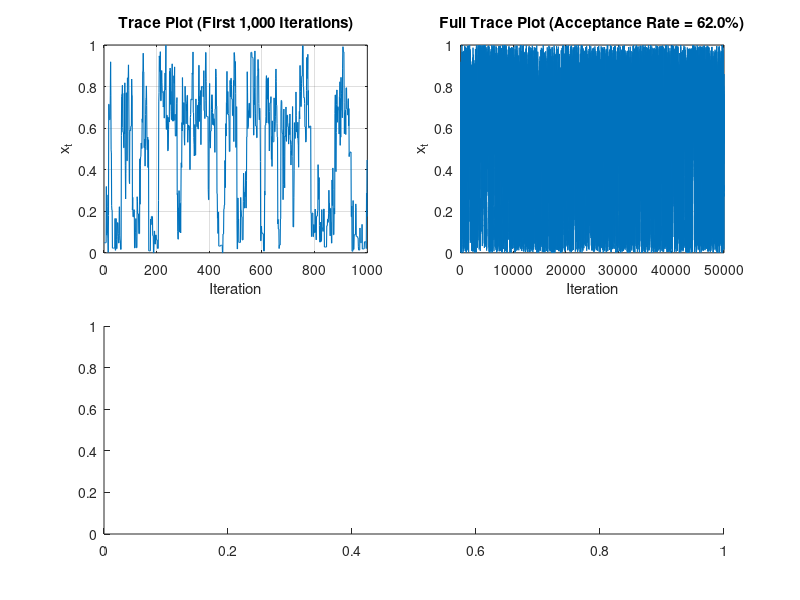

The MATLAB script that drew this image: (Note: this script raises an error after producing the figure.)
%% Metropolis-Hastings Sampling on [0, 1]
% Target: p(x) proportional to exp(-5*(x - 0.5)^2) * cos(3*pi*x) + 1 on [0, 1]

clear; clc; close all;
rng(42); % For reproducibility

%% 1. Define Unnormalized Target Density and Normalizing Constant
p_tilde = @(x) (x >= 0 & x <= 1) .* (exp(-5 * (x - 0.5).^2) .* cos(3 * pi * x) + 1);

% Compute normalizing constant Z via numerical integration (for plotting true density)
Z = integral(p_tilde, 0, 1);
p_true = @(x) p_tilde(x) / Z;

%% 2. Run Metropolis-Hastings Sampler
N = 50000;          % Total number of iterations
burn_in = 5000;     % Burn-in samples to discard
sigma = 0.2;        % Proposal standard deviation (Gaussian random walk)
x0 = 0.05;          % Initial state near boundary to observe burn-in/exploration

samples = zeros(N, 1);
samples(1) = x0;
accepted = 0;

for t = 1:(N - 1)
    x_curr = samples(t);
    
    % Symmetric Gaussian proposal: x* ~ N(x_curr, sigma^2)
    x_prop = x_curr + sigma * randn();
    
    % Acceptance ratio (symmetric proposal cancels q terms; out-of-bounds has p_tilde = 0)
    if x_prop >= 0 && x_prop <= 1
        alpha = min(1, p_tilde(x_prop) / p_tilde(x_curr));
    else
        alpha = 0;
    end
    
    % Accept or reject
    if rand() <= alpha
        samples(t + 1) = x_prop;
        accepted = accepted + 1;
    else
        samples(t + 1) = x_curr;
    end
end

accept_rate = accepted / (N - 1);
fprintf('Acceptance rate (sigma = %.2f): %.2f%%\n', sigma, 100 * accept_rate);

%% 3. Visualize Chain Exploration & Compare Histogram to True Density
figure('Position', [100, 100, 1000, 750]);

% Subplot 1: Trace plot of the first 1,000 steps (shows exploration across [0, 1])
subplot(2, 2, 1);
plot(1:1000, samples(1:1000), 'LineWidth', 0.8);
ylim([0, 1]);
xlabel('Iteration');
ylabel('x_t');
title('Trace Plot (First 1,000 Iterations)');
grid on;

% Subplot 2: Full trace plot
subplot(2, 2, 2);
plot(1:N, samples, 'LineWidth', 0.3);
ylim([0, 1]);
xlabel('Iteration');
ylabel('x_t');
title(sprintf('Full Trace Plot (Acceptance Rate = %.1f%%)', 100 * accept_rate));
grid on;

% Subplot 3: Normalized histogram vs. true density (post burn-in)
subplot(2, 2, [3, 4]);
post_burnin = samples((burn_in + 1):end);
histogram(post_burnin, 50, 'Normalization', 'pdf', ...
    'FaceColor', [0.3, 0.6, 0.85], 'EdgeColor', 'white');
hold on;

x_grid = linspace(0, 1, 500);
plot(x_grid, p_true(x_grid), 'r-', 'LineWidth', 2.2);
hold off;

xlim([0, 1]);
xlabel('x');
ylabel('Probability Density');
title(sprintf('Sample Histogram (N = %d, Burn-in = %d) vs. True Density p(x)', N, burn_in));
legend('MH Sample Histogram', 'True Normalized Density p(x)', 'Location', 'northeast');
grid on;
